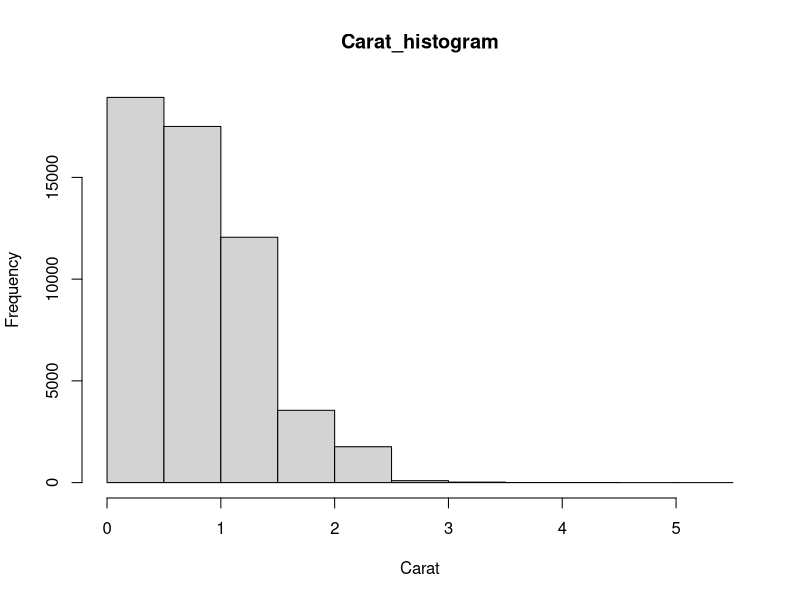
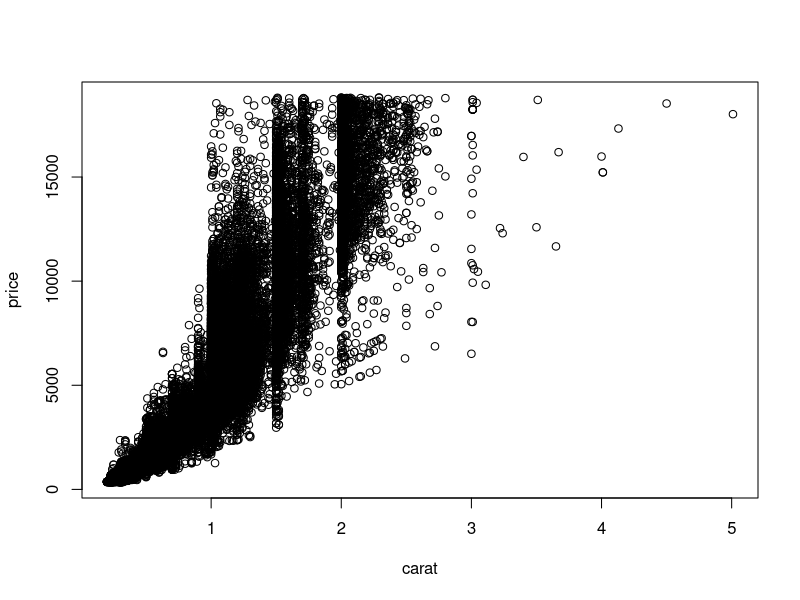
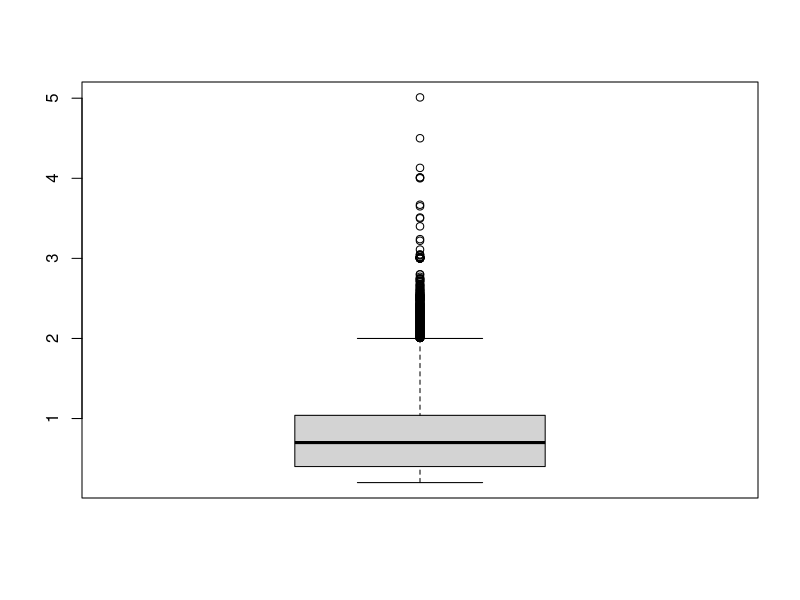
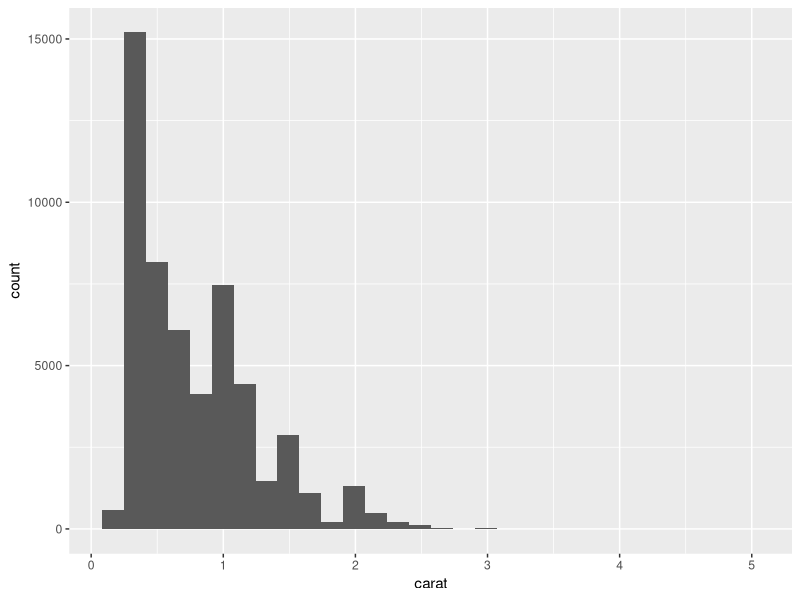
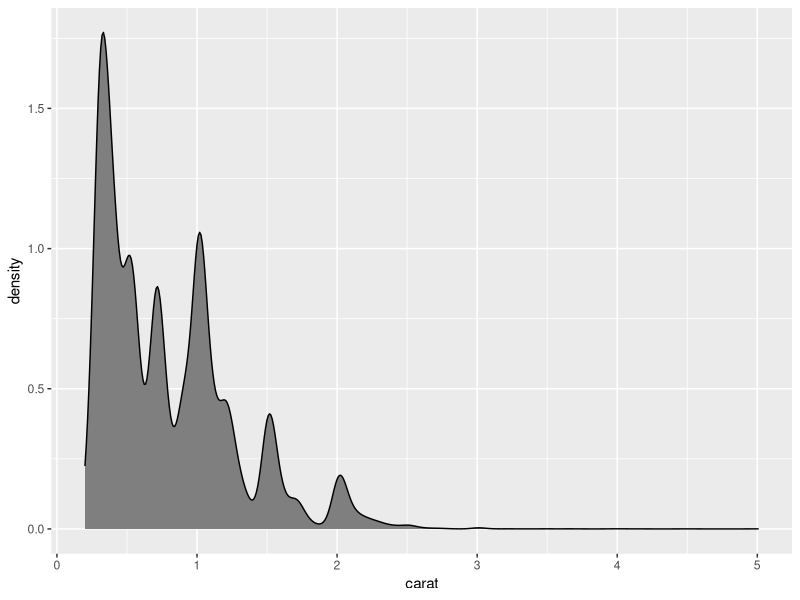

Write R code to recreate these figures, in order.
require(ggplot2)
data("diamonds")
head(diamonds)
hist(diamonds$carat, main = "Carat_histogram", xlab = "Carat")
plot(price ~ carat, data = diamonds)
boxplot(diamonds$carat)
ggplot(data = diamonds) + geom_histogram(aes(x = carat))
ggplot(data = diamonds) + geom_density(aes(x = carat), fill = "grey50")
